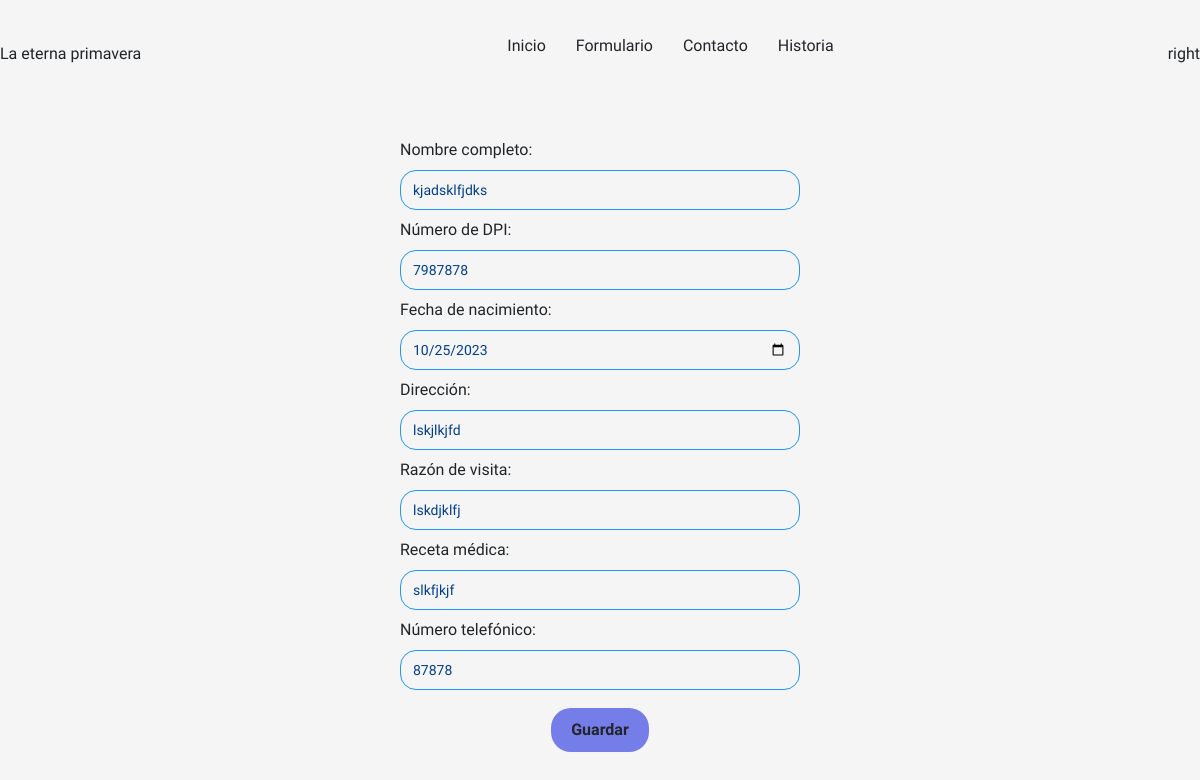
Page /paciente/editar/2 on the committed database.
### clinica/models.py (models this page shows)
class Paciente(models.Model):
    nombre = models.CharField(max_length=128)
    dpi = models.IntegerField()
    fecha_de_nacimiento = models.DateField()
    direccion = models.CharField(max_length=128)
    razon_de_visita = models.CharField(max_length=128)
    receta_medica = models.CharField(max_length=128)
    numero_telefonico = models.IntegerField()

### clinica/views.py (the view)
# urls.py: path('paciente/editar/<int:pk>', views.PacienteUpdateView.as_view(), name='paciente-update'),
class PacienteUpdateView(UpdateView):
    model = Paciente
    form_class = PacienteForm
    template_name = 'clinica/paciente/paciente_form.html'
    success_url = reverse_lazy('clinica:paciente-list')

### templates/clinica/paciente/paciente_form.html (shortened to what this page needs)
{% extends 'base.html' %}
{% block content %}
    <form method="post" class="form">
        {% for field in form %}
        <div class="form-item">
            {{ field.label_tag }}
            {{ field }}
        </div>
        {% endfor %}
        <div class="btn-container">
            <button type="submit" class="btn">Guardar</button>
        </div>
    </form>
{% endblock content %}

### staticfiles/css/main.css (style rules this page uses)
:root { --primary-100:#3F51B5; --primary-200:#757de8; --primary-300:#dedeff; --accent-100:#2196F3; --accent-200:#003f8f; --text-100:#333333; --text-200:#5c5c5c; --bg-100:#FFFFFF; --bg-200:#f5f5f5; --bg-300:#cccccc; }
* { margin: 0; padding: 0; box-sizing: border-box; }
body { font-family: 'Exo 2', sans-serif; font-size: 16px; background-color: var(--bg-200); }
.btn-container { margin: 10px 0; display: flex; justify-content: center; }
.btn { padding: 10px 20px; background-color: var(--primary-200); border: none; border-radius: 20px; font-weight: 600; cursor: pointer; }
.form { width: 400px; margin: 0 auto; }
.form-item { display: flex; flex-direction: column; }
.form-control { height: 40px; padding: 0px 12px; margin: 8px 0px; border-radius: 16px; border: 1px solid var(--accent-100); background-color: var(--bg-200); font-family: 'Exo 2', sans-serif; font-size: 14px; outline: none; color: var(--accent-200); font-weight: 500; }

### rows in the picture
Paciente: form "kjadsklfjdks" "7987878" "10/25/2023" "lskjlkjfd" "lskdjklfj" "slkfjkjf" "87878"

### other values in the picture
{{ field.label_tag }} "Nombre completo:" "Número de DPI:" "Fecha de nacimiento:" "Dirección:" "Razón de visita:" "Receta médica:" "Número telefónico:"
